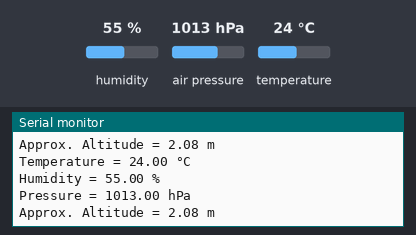
This sketch was run on a simulated Arduino Uno, built with avr-gcc and run on an emulated ATmega328P. Shown: the last lines printed to the serial monitor. The test bench sets the inputs (shaded band); at power-on: humidity 55 %, air pressure 1013 hPa, temperature 24 °C.

Above: at 1.2 s.
1.3 s: humidity set to 22 %
At 1.9 s:
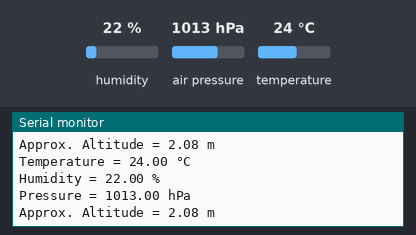
2.8 s: air pressure set to 952 hPa
At 3.5 s:
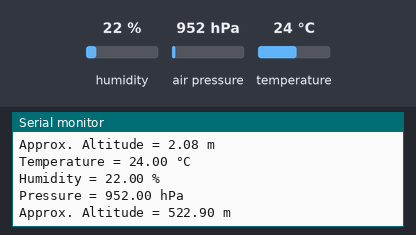

The sketch:

BME280.ino
```cpp
#include <Wire.h>
#include <Adafruit_Sensor.h>
#include <Adafruit_BME280.h>

#define SEALEVELPRESSURE_HPA (1013.25)  // Adjust this for your altitude

Adafruit_BME280 bme;  // Default I2C address is 0x76

void setup() {
  Serial.begin(115200);
  while (!Serial);

  if (!bme.begin(0x76)) {  // Try 0x77 if 0x76 fails
    Serial.println("Could not find BME280 sensor, check wiring!");
    while (1);
  }

  Serial.println("BME280 Initialized");
}

void loop() {
  Serial.print("Temperature = ");
  Serial.print(bme.readTemperature(), 2);
  Serial.println(" °C");

  Serial.print("Humidity = ");
  Serial.print(bme.readHumidity(), 2);
  Serial.println(" %");

  Serial.print("Pressure = ");
  Serial.print(bme.readPressure() / 100.0F, 2);
  Serial.println(" hPa");

  Serial.print("Approx. Altitude = ");
  Serial.print(bme.readAltitude(SEALEVELPRESSURE_HPA), 2);
  Serial.println(" m");

  Serial.println();
  delay(500); // Adjust as needed
}
```

Measured:
- after the input at 1.3 s, the serial monitor: prints a new line after 0.23 s (image 1)
- after the input at 2.8 s, the serial monitor: prints a new line after 0.25 s (image 2)
